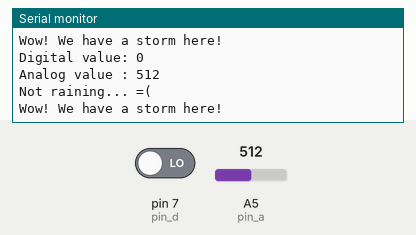
Simulated run of this sketch. Board: Arduino Uno, built with avr-gcc and run on an emulated ATmega328P. Parts: the last lines printed to the serial monitor. Inputs (shaded band) come from the test bench; at power-on: A5 (pin_a) = 512, pin 7 (pin_d) LOW.

Above: at 5.8 s.
5.9 s: A5 (pin_a) set to 490
At 10.8 s:
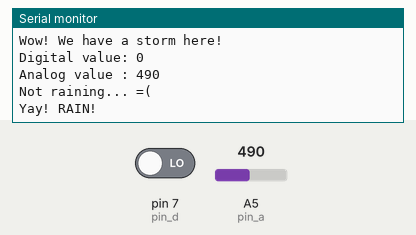
16.6 s: pin 7 (pin_d) driven HIGH
26.5 s: A5 (pin_a) set to 290
At 31.0 s:
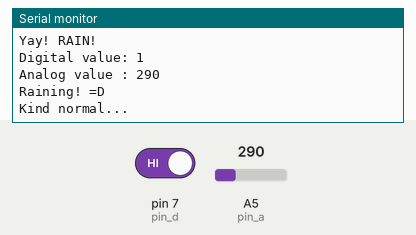
36.6 s: A5 (pin_a) set to 90
At 41.2 s:
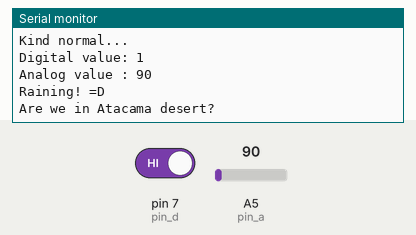
46.6 s: A5 (pin_a) set to 710
At 50.9 s:
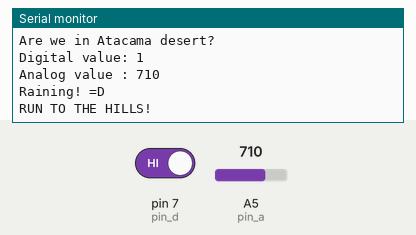
Timing chart, 0 to 52.4 s (numbered marks = the images above; inputs shaded):
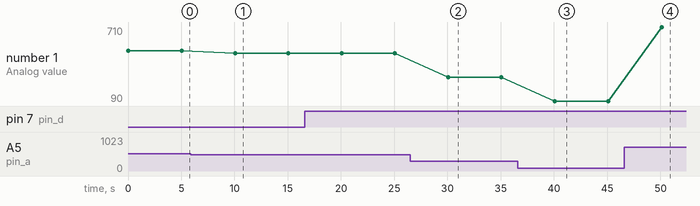

The sketch:

rain.ino
```cpp
#include <SPI.h>

int pin_d = 7; // Digital pin connected to D0
int pin_a = A5; // Analog pin connected to A0
int val_d = 0; // Stores digital value
int val_a = 0; // Stores analog value

void setup()
{
  pinMode(pin_d, INPUT);
  pinMode(pin_a, INPUT);
  /**
     Sets the data rate in bits per second (baud) for serial data transmission.
     For communicating with the computer, use one of these rates: 300, 600, 1200, 2400, 4800, 9600, 14400, 19200, 28800, 38400, 57600, or 115200.
     You can, however, specify other rates - for example, to communicate over pins 0 and 1 with a component that requires a particular baud rate.
  */
  Serial.begin(9600);
}

void loop()
{
  val_d = digitalRead(pin_d);
  val_a = analogRead(pin_a);
  String message;

  Serial.print("Digital value: ");
  Serial.println(val_d);
  Serial.print("Analog value : ");
  Serial.println(val_a);

  // Digital output
  if (val_d == 1)
  {
    message = "Raining! =D";
    Serial.println(message);
  }
  else
  {
    message = "Not raining... =(";
    Serial.println(message);
  }

  // Analog output
  if (val_a > 700)
  {
    message = "RUN TO THE HILLS!";
    Serial.println(message);
  }
  else if (val_a > 500 && val_a < 700)
  {
    message = "Wow! We have a storm here!";
    Serial.println(message);
  }
  else if (val_a > 300 && val_a < 500)
  {
    message = "Yay! RAIN!";
    Serial.println(message);
  }
  else if (val_a > 100 && val_a < 300)
  {
    message = "Kind normal...";
    Serial.println(message);
  }
  else if (val_a < 100)
  {
    message = "Are we in Atacama desert?";
    Serial.println(message);
  }
  delay(5000);
}
```

Measured:
- after the input at 5.9 s, the serial monitor: prints a new line after 4.2 s (image 1)
- after the input at 26.5 s, the serial monitor: prints a new line after 3.6 s (image 2)
- after the input at 36.6 s, the serial monitor: prints a new line after 3.5 s (image 3)
- after the input at 46.6 s, the serial monitor: prints a new line after 3.5 s (image 4)
- plotted number 1: 512 → 490 after the input at 5.9 s, 490 → 290 after the input at 26.5 s, 290 → 90 after the input at 36.6 s, 90 → 710 after the input at 46.6 s
